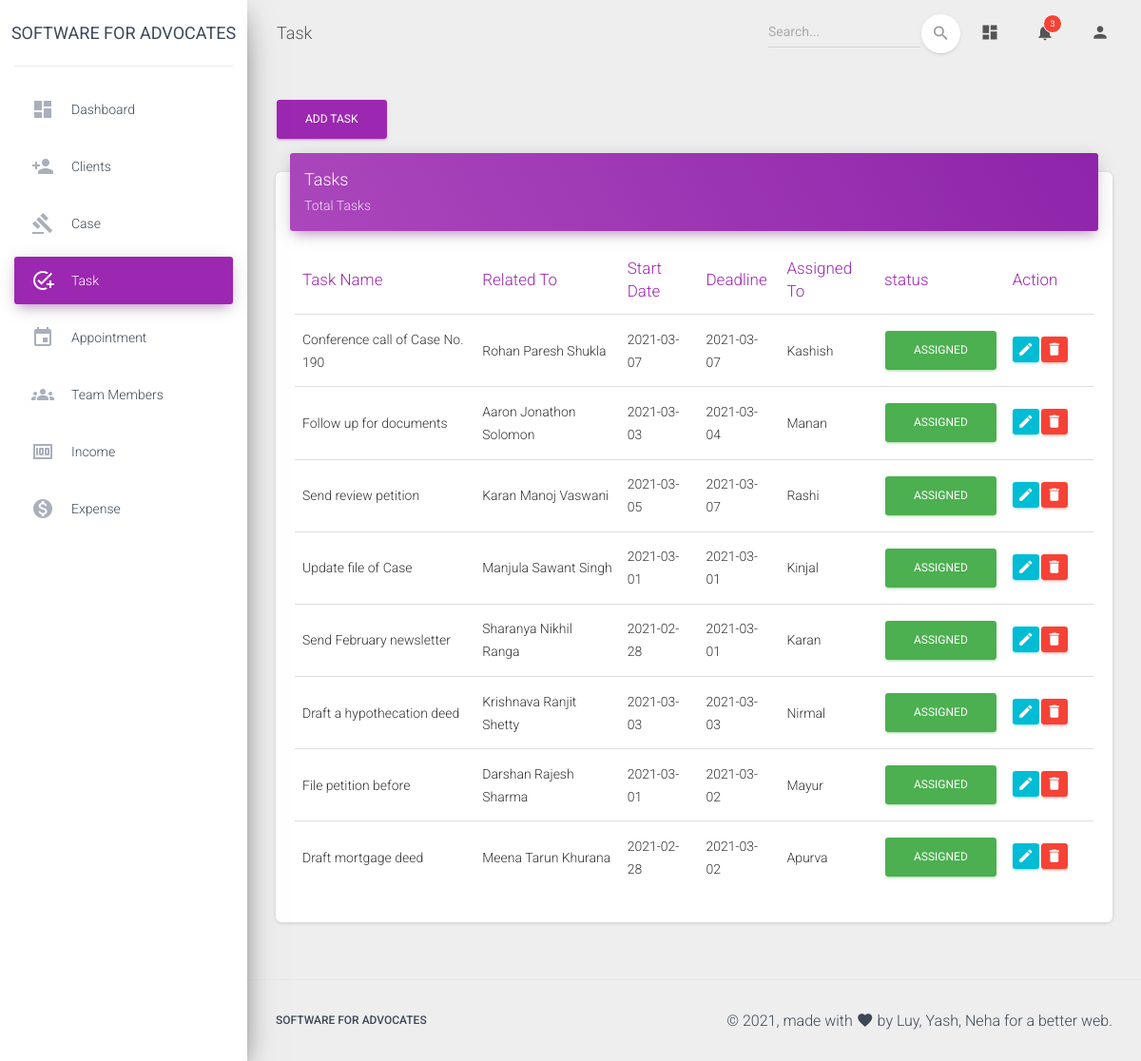
Page /admin/task.php (signed in) on the earlier database version.
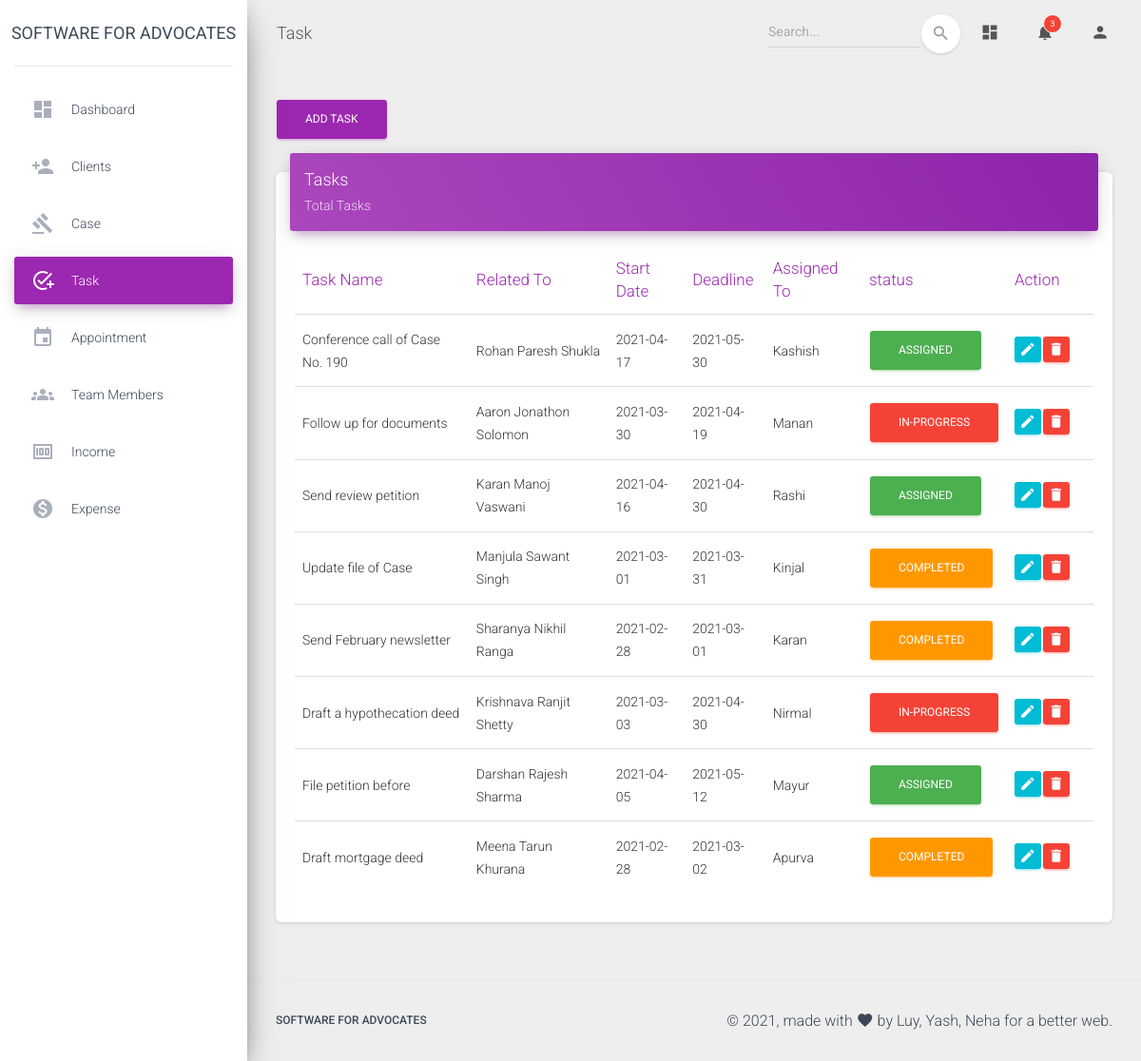
Same page on the later database version.
### tables this page shows
CREATE TABLE `tasks` (
  `ID` int(11) NOT NULL,
  `taskname` varchar(100) NOT NULL,
  `related` varchar(200) NOT NULL,
  `start` date NOT NULL,
  `deadline` date NOT NULL,
  `assto` varchar(20) NOT NULL,
  `status` varchar(20) NOT NULL
);

### admin/task.php (the view, shortened to what the changed rows need)
<?php
  if(isset($_SESSION['admin']) && $_SESSION['admin']==true) {
  $conn = db_connect();
  $query = "SELECT * from tasks ORDER BY ID DESC";
  $result = mysqli_query($conn, $query);
?>
<!DOCTYPE html>
<html lang="en">
<head>
  <link rel="stylesheet" href="https://maxcdn.bootstrapcdn.com/font-awesome/latest/css/font-awesome.min.css">
  <link href="../assets/css/material-dashboard.css?v=2.1.2" rel="stylesheet" />
</head>
<body class="">
  <div class="wrapper ">
    <div class="main-panel">
      <div class="content">
        <div class="container-fluid">
          <div class="row">
            <div class="col-lg-12 col-md-12">
              <div class="card">
                <div class="card-body table-responsive">
                  <table class="table table-hover">
                    <thead class="text-primary">
                      <th>Task Name</th>
                      <th>Related To</th>
                      <th>Start Date</th>
                      <th>Deadline</th>
                      <th>Assigned To</th>
                      <th>status</th>
                      <th>Action</th>
                    </thead>
                    <tbody>
                    <?php while($array = mysqli_fetch_assoc($result)): ?>
                      <tr>
                        <td><?php echo $array['taskname']; ?></td>
                        <td><?php echo $array['related']; ?></td>
                        <td><?php echo $array['start']; ?></td>
                        <td><?php echo $array['deadline']; ?></td>
                        <td><?php echo $array['assto']; ?></td>
                        <td>
                          <?php if($array['status']=='ASSIGNED') { ?>
                          <button type="button" class="btn btn-success" onclick="fetchstatus(<?php echo $array['ID']?>);">
                          <?php echo $array['status']; ?>
                          </button>
                          <?php } else if($array['status']=='IN-PROGRESS') { ?>
                          <button type="button" class="btn btn-danger" onclick="fetchstatus(<?php echo $array['ID']?>);">
                          <?php echo $array['status']; ?>
                          </button>
                          <?php } else if($array['status']=='COMPLETED') { ?>
                          <button type="button" class="btn btn-warning">
                          <?php echo $array['status']; ?>
                          </button>
                          <?php } ?>
                        </td>
                        <td class="td-actions text-middle">
                          <div class='row'>
                          <div class='col-1 form-group'>
                          <form method= "post" action ="./edittask.php">
                            <button type="submit" rel="tooltip" class="btn btn-info" name='edit' value="<?php echo $array['ID']; ?>">
                                <i class="material-icons">edit</i>
                            </button>
                          </form>
                          </div>
                          <div class='col-1 form-group'>
                          <form method= "post" action ="./deletetask.php">
                            <button type="submit" rel="tooltip" class="btn btn-danger" name='delete' onclick="return confirm('Are you sure?');" value="<?php echo $array['ID']; ?>">
                                <i class="material-icons">delete</i>
                            </button>
                          </form>
                          </div>
                          </div>
                        </td>
                      </tr>
                    <?php endwhile; ?>
                    </tbody>
                  </table>
                </div>
              </div>
            </div>
          </div>
        </div>
      </div>
    </div>
  </div>
</body>
</html>
<?php
}
else {
  header("Location: ../index.php");
}
?>

Differences in the rows shown:
changed tasks "Conference call of Case No. 190": start "2021-03-07" → "2021-04-17"; deadline "2021-03-07" → "2021-05-30"
changed tasks "Follow up for documents": start "2021-03-03" → "2021-03-30"; deadline "2021-03-04" → "2021-04-19"; status "ASSIGNED" → "IN-PROGRESS"
changed tasks "Send review petition": start "2021-03-05" → "2021-04-16"; deadline "2021-03-07" → "2021-04-30"
changed tasks "Update file of Case": deadline "2021-03-01" → "2021-03-31"; status "ASSIGNED" → "COMPLETED"
changed tasks "Send February newsletter": status "ASSIGNED" → "COMPLETED"
changed tasks "Draft a hypothecation deed": deadline "2021-03-03" → "2021-04-30"; status "ASSIGNED" → "IN-PROGRESS"
changed tasks "File petition before": start "2021-03-01" → "2021-04-05"; deadline "2021-03-02" → "2021-05-12"
changed tasks "Draft mortgage deed": status "ASSIGNED" → "COMPLETED"
